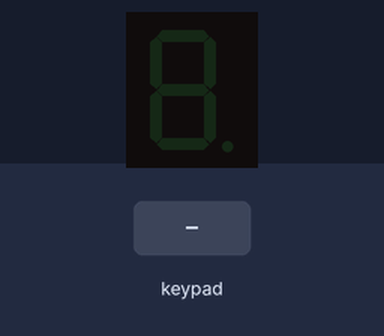
This sketch was run on a simulated Arduino Uno, built with avr-gcc and run on an emulated ATmega328P. Shown: 1-digit seven-segment display. Wiring (inferred from the names in the program): 1-digit 7-segment display, segments lit when HIGH: segments A0, A1, A2, A3, A4, A5, pin 10. The inputs (shaded band) are chosen by the test bench. The segment pins are drawn as the display they are named for.

Above: at 1.2 s.
1.3 s: keypad keys 9 8 7 6 pressed 0.4 s apart
At 3.8 s:
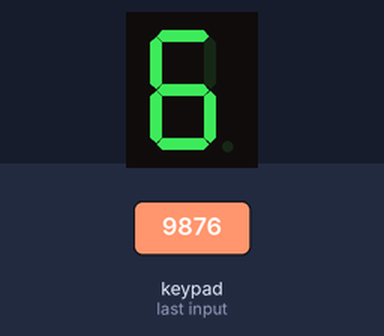
4.4 s: key '1' pressed
At 5.0 s:
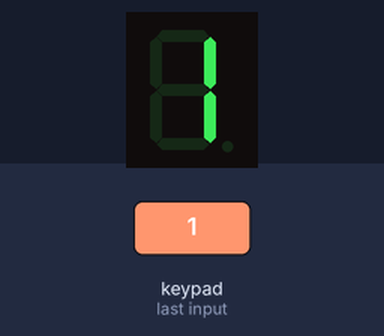
5.9 s: key '2' pressed
At 6.2 s:
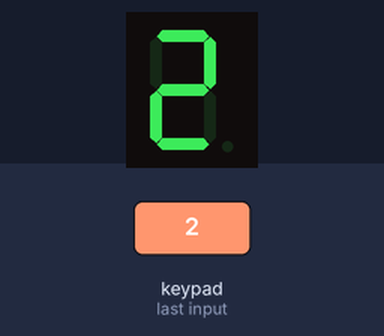
7.4 s: keypad keys 9 8 7 6 A pressed 0.4 s apart
At 9.8 s:
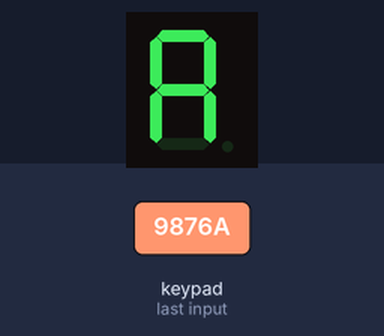
10.9 s: key '3' pressed
At 11.3 s:
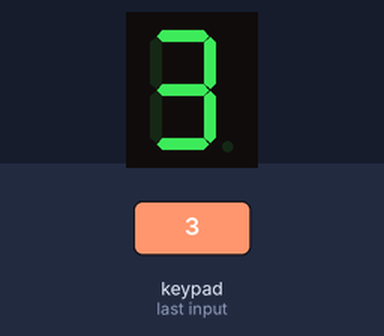
12.4 s: keypad keys 9 8 7 6 D pressed 0.4 s apart
At 14.7 s:
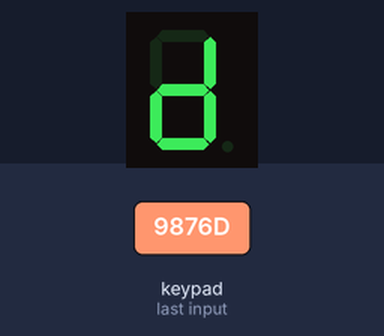
Timing chart, 0 to 16.2 s (numbered marks = the images above; inputs shaded):
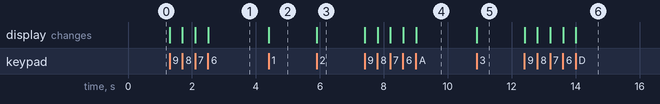

Measured:
- after the input at 1.3 s, the display: first changes at once (image 1 shows a later state)
- after the input at 4.4 s, the display: changes at once (image 2)
- after the input at 5.9 s, the display: changes at once (image 3)
- after the input at 7.4 s, the display: first changes at once (image 4 shows a later state)
- after the input at 10.9 s, the display: changes at once (image 5)
- after the input at 12.4 s, the display: first changes at once (image 6 shows a later state)

The sketch:

lab_exercise_31.ino
```cpp
#include <Keypad.h>

const byte ROWS = 4;
const byte COLS = 4;

char keys[ROWS][COLS] = {
  {'1','2','3','A'},
  {'4','5','6','B'},
  {'7','8','9','C'},
  {'*','0','#','D'}
};

byte rowPins[ROWS] = {9, 8, 7, 6};
byte colPins[COLS] = {5, 4, 3, 2};

Keypad customKeypad = Keypad(makeKeymap(keys), rowPins, colPins, ROWS, COLS);

const int segmentPins[7] = {A0, A1, A2, A3, A4, A5, 10};

const byte numPatterns[10][7] = {
  {1, 1, 1, 1, 1, 1, 0},
  {0, 1, 1, 0, 0, 0, 0},
  {1, 1, 0, 1, 1, 0, 1},
  {1, 1, 1, 1, 0, 0, 1},
  {0, 1, 1, 0, 0, 1, 1},
  {1, 0, 1, 1, 0, 1, 1},
  {1, 0, 1, 1, 1, 1, 1},
  {1, 1, 1, 0, 0, 0, 0},
  {1, 1, 1, 1, 1, 1, 1},
  {1, 1, 1, 1, 0, 1, 1}
};

const byte alphaPatterns[4][7] = {
  {1, 1, 1, 0, 1, 1, 1},
  {0, 0, 1, 1, 1, 1, 1},
  {1, 0, 0, 1, 1, 1, 0},
  {0, 1, 1, 1, 1, 0, 1}
};

void setup() {
  for (int i = 0; i < 7; i++) {
    pinMode(segmentPins[i], OUTPUT);
    digitalWrite(segmentPins[i], LOW);
  }
}

void loop() {
  char customKey = customKeypad.getKey();

  if (customKey) {
    if (customKey >= '0' && customKey <= '9') {
      int numberToDisplay = customKey - '0';
      displayNumber(numberToDisplay);
    }
    else if (customKey >= 'A' && customKey <= 'D') {
      int letterIndex = customKey - 'A';
      displayLetter(letterIndex);
    }
    else {
      clearDisplay();
    }
  }
}

void displayNumber(int num) {
  for (int i = 0; i < 7; i++) {
    digitalWrite(segmentPins[i], numPatterns[num][i]);
  }
}

void displayLetter(int index) {
  for (int i = 0; i < 7; i++) {
    digitalWrite(segmentPins[i], alphaPatterns[index][i]);
  }
}

void clearDisplay() {
  for (int i = 0; i < 7; i++) {
    digitalWrite(segmentPins[i], LOW);
  }
}
```
